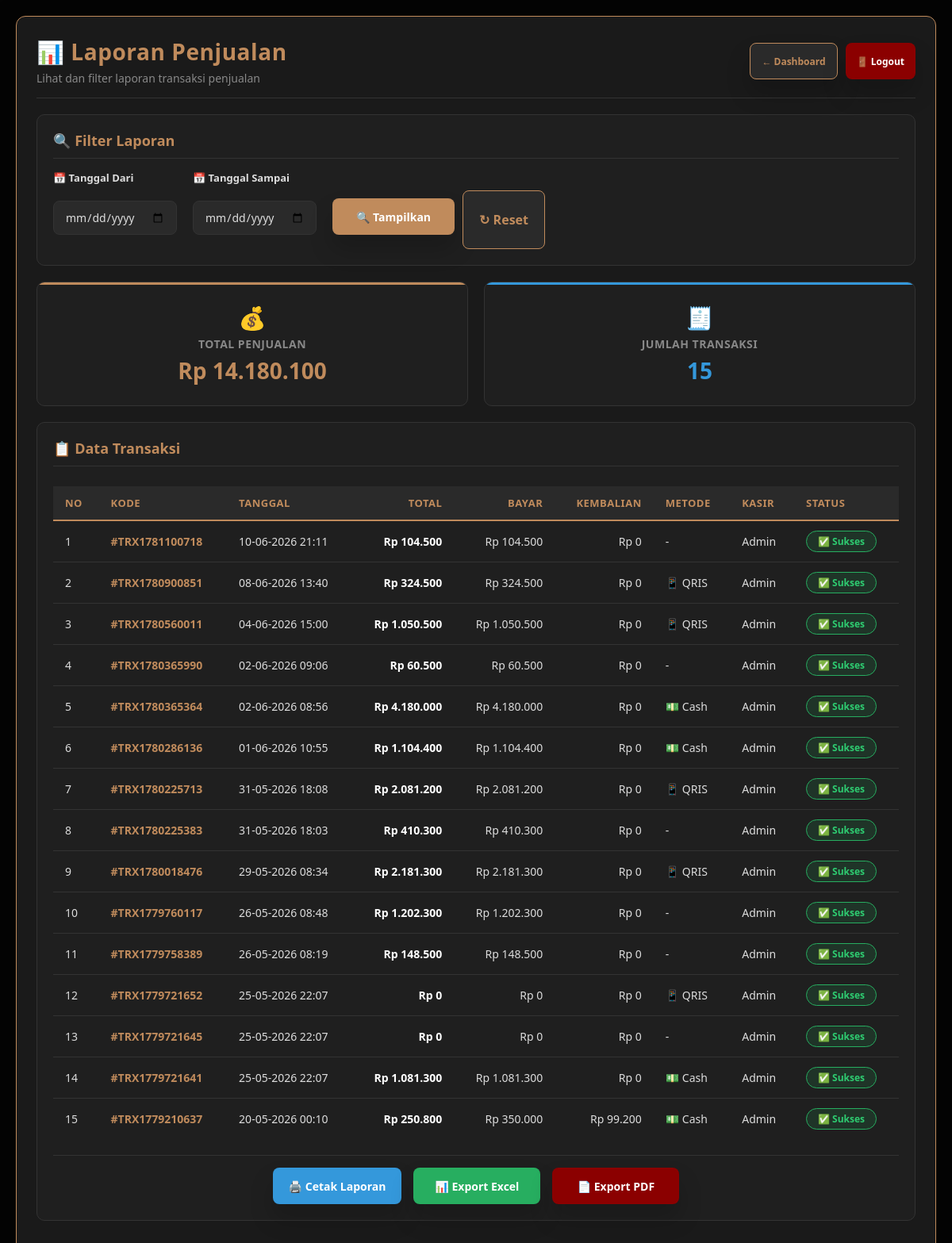
Page /admin/laporan.php (signed in) on the committed database.
### tables this page shows
CREATE TABLE `transaksi` (
  `id` int(11) NOT NULL,
  `kode_transaksi` varchar(30) DEFAULT NULL,
  `tanggal` datetime DEFAULT current_timestamp(),
  `total` int(11) NOT NULL,
  `bayar` int(11) NOT NULL,
  `kembalian` int(11) NOT NULL,
  `metode_pembayaran` varchar(50) DEFAULT NULL,
  `kasir` varchar(100) DEFAULT NULL
);

### admin/laporan.php (the view, shortened to what this page needs)
<?php
include '../fungsi.php';
$dari = $_GET['dari'] ?? '';
$sampai = $_GET['sampai'] ?? '';
$where = "";
$total = mysqli_fetch_assoc(mysqli_query($conn, "
    SELECT SUM(total) as grand_total,
           COUNT(*) as jumlah_transaksi
    FROM transaksi
    $where
"));
$query = mysqli_query($conn, "
    SELECT * FROM transaksi
    $where
    ORDER BY id DESC
");
$grandTotal = $total['grand_total'] ?? 0;
$jumlahTransaksi = $total['jumlah_transaksi'] ?? 0;
?>
<!DOCTYPE html>
<html lang="id">
<head>
    <link rel="stylesheet" href="../css/style-admin.css">
</head>
<body>
<div class="admin-container">
    <div class="page-header">
        <div>
            <h1>📊 Laporan Penjualan</h1>
            <div class="subtitle">Lihat dan filter laporan transaksi penjualan</div>
        </div>
        <div class="header-actions">
            <a href="index.php" class="btn btn-primary btn-sm">← Dashboard</a>
            <a href="../logout.php" class="btn btn-danger btn-sm">🚪 Logout</a>
        </div>
    </div>
    <div class="card">
        <div class="card-header">
            <h3>🔍 Filter Laporan</h3>
        </div>
        <form method="GET" class="filter-form">
            <div class="filter-group">
                <label for="dari">📅 Tanggal Dari</label>
                <input type="date" id="dari" name="dari" value="<?= htmlspecialchars($dari) ?>">
            </div>
            <div class="filter-group">
                <label for="sampai">📅 Tanggal Sampai</label>
                <input type="date" id="sampai" name="sampai" value="<?= htmlspecialchars($sampai) ?>">
            </div>
            <div class="filter-group" style="flex-direction:row; gap:10px;">
                <button type="submit" class="btn-filter">🔍 Tampilkan</button>
                <a href="laporan.php" class="btn-reset">↻ Reset</a>
            </div>
        </form>
    </div>
    <div class="summary-grid">
        <div class="summary-card border-gold">
            <div class="icon">💰</div>
            <div class="label">Total Penjualan</div>
            <div class="value gold">Rp <?= number_format($grandTotal, 0, ',', '.') ?></div>
        </div>
        <div class="summary-card border-blue">
            <div class="icon">🧾</div>
            <div class="label">Jumlah Transaksi</div>
            <div class="value blue"><?= $jumlahTransaksi ?></div>
        </div>
    </div>
    <div class="card">
        <div class="card-header">
            <h3>📋 Data Transaksi</h3>
        </div>
        <div class="table-wrapper">
            <?php if (mysqli_num_rows($query) == 0): ?>
                <div class="empty-state">📭 Belum ada transaksi</div>
            <?php else: ?>
                <table>
                    <thead>
                        <tr>
                            <th>No</th>
                            <th>Kode</th>
                            <th>Tanggal</th>
                            <th style="text-align:right;">Total</th>
                            <th style="text-align:right;">Bayar</th>
                            <th style="text-align:right;">Kembalian</th>
                            <th>Metode</th>
                            <th>Kasir</th>
                            <th>Status</th>
                        </tr>
                    </thead>
                    <tbody>
                        <?php
                        $no = 1;
                        while ($d = mysqli_fetch_assoc($query)):
                        ?>
                            <tr>
                                <td><?= $no++ ?></td>
                                <td><span class="kode-transaksi">#<?= htmlspecialchars($d['kode_transaksi']) ?></span></td>
                                <td><?= date('d-m-Y H:i', strtotime($d['tanggal'])) ?></td>
                                <td style="text-align:right; font-weight:600; color:#fff;">
                                    Rp <?= number_format($d['total'], 0, ',', '.') ?>
                                </td>
                                <td style="text-align:right;">
                                    Rp <?= number_format($d['bayar'], 0, ',', '.') ?>
                                </td>
                                <td style="text-align:right;">
                                    Rp <?= number_format($d['kembalian'], 0, ',', '.') ?>
                                </td>
                                <td>
                                    <?php if ($d['metode_pembayaran'] == 'Cash'): ?>
                                        💵 <?= htmlspecialchars($d['metode_pembayaran']) ?>
                                    <?php elseif ($d['metode_pembayaran'] == 'QRIS'): ?>
                                        📱 <?= htmlspecialchars($d['metode_pembayaran']) ?>
                                    <?php else: ?>
                                        <?= htmlspecialchars($d['metode_pembayaran'] ?: '-') ?>
                                    <?php endif; ?>
                                </td>
                                <td><?= htmlspecialchars($d['kasir'] ?: '-') ?></td>
                                <td>
                                    <span class="status-success">✅ Sukses</span>
                                </td>
                            </tr>
                        <?php endwhile; ?>
                    </tbody>
                </table>
            <?php endif; ?>
        </div>
        <div class="footer-actions">
            <a href="cetak_laporan.php?dari=<?= urlencode($dari) ?>&sampai=<?= urlencode($sampai) ?>" target="_blank" class="btn btn-info">
                🖨️ Cetak Laporan
            </a>
            <a href="cetak_excel.php?dari=<?= urlencode($dari) ?>&sampai=<?= urlencode($sampai) ?>" class="btn btn-success">
                📊 Export Excel
            </a>
            <a href="cetakPDF.php?dari=<?= urlencode($dari) ?>&sampai=<?= urlencode($sampai) ?>" class="btn btn-danger">
                📄 Export PDF
            </a>
        </div>
    </div>
</div>
</body>
</html>

### css/style-admin.css (style rules this page uses)
body { margin: 0; font-family: "Outfit", sans-serif; background: url("../poto/WhatsApp Image 2025-11-16 at 18.09.41_44c61466.jpg") center/cover fixed; color: #f6e7d8; background-attachment: fixed; }
body::before { content: ""; position: fixed; inset: 0; background: rgba(0, 0, 0, 0.72); z-index: -1; }
.admin-container { max-width: 1200px; margin: 40px auto; padding: 32px; background: rgba(23, 18, 15, 0.98); border-radius: 20px; border: 1px solid rgba(192, 139, 92, 0.35); box-shadow: 0 24px 80px rgba(0, 0, 0, 0.55); }
.admin-container, .login-box, .reg-box, .content-panel, .menu-panel, .struk-panel, .form-container { backdrop-filter: blur(14px); }
h1, h2 { text-align: center; color: #c08b5c; margin-top: 0; font-weight: 800; letter-spacing: 0.02em; }
.page-header { display: flex; flex-wrap: wrap; justify-content: space-between; align-items: center; gap: 20px; margin-bottom: 24px; }
.page-header h1 { margin: 0; font-size: 2.2rem; letter-spacing: 0.02em; }
button, input[type="submit"], input[type="reset"], .btn { display: inline-flex; align-items: center; justify-content: center; height: 46px; padding: 0 24px; background: linear-gradient(135deg, #c08b5c 0%, #f3d5a4 100%); color: #1a1a1a; text-decoration: none; border-radius: 14px; font-weight: 700; border: 1px solid rgba(255, 255, 255, 0.18); cursor: pointer; transition: transform 0.18s ease, box-shadow 0.18s ease, background 0.18s ease; font-size: 14px; white-space: nowrap; box-shadow: 0 18px 30px rgba(0, 0, 0, 0.18); }
.btn-success { background: linear-gradient(135deg, #27ae60 0%, #2ecc71 100%); color: white; }
.btn-danger { background: linear-gradient(135deg, #e74c3c 0%, #ff5b4e 100%); color: white; }
input, textarea, select, button, input[type="submit"], input[type="reset"] { width: 100%; padding: 14px 16px; margin: 10px 0 18px; background: #1d1915; border: 1px solid rgba(255, 255, 255, 0.18); border-radius: 12px; color: #f6e7d8; box-sizing: border-box; font-family: inherit; }
input::placeholder, textarea::placeholder { color: rgba(246, 231, 216, 0.65); }
button, input[type="submit"], input[type="reset"] { width: auto; }
.card { background: rgba(255, 255, 255, 0.05); border: 1px solid rgba(255, 255, 255, 0.12); border-radius: 18px; padding: 24px; margin-bottom: 24px; }
.page-header { display: flex; flex-wrap: wrap; justify-content: space-between; align-items: center; gap: 16px; margin-bottom: 24px; }
.page-header h1 { margin: 0; text-align: left; font-size: 2rem; }
label { font-weight: 600; color: #c08b5c; display: block; margin-bottom: 5px; text-align: left; }
table { width: 100%; border-collapse: collapse; margin-top: 10px; }
th, td { padding: 12px 15px; text-align: left; border-bottom: 1px solid rgba(255, 255, 255, 0.1); }
th { background-color: rgba(192, 139, 92, 0.2); color: #c08b5c; }
.btn-success { background: #27ae60; color: white; border: none; }
.btn-danger { background: #e74c3c; color: white; border: none; }

### rows in the picture
transaksi: kode_transaksi "TRX1781100718", tanggal "10-06-2026 21:11", total "104.500", bayar "104.500", kembalian "0", metode_pembayaran "-", kasir "Admin"
transaksi: kode_transaksi "TRX1780900851", tanggal "08-06-2026 13:40", total "324.500", bayar "324.500", kembalian "0", metode_pembayaran "QRIS", kasir "Admin"
transaksi: kode_transaksi "TRX1780560011", tanggal "04-06-2026 15:00", total "1.050.500", bayar "1.050.500", kembalian "0", metode_pembayaran "QRIS", kasir "Admin"
transaksi: kode_transaksi "TRX1780365990", tanggal "02-06-2026 09:06", total "60.500", bayar "60.500", kembalian "0", metode_pembayaran "-", kasir "Admin"
transaksi: kode_transaksi "TRX1780365364", tanggal "02-06-2026 08:56", total "4.180.000", bayar "4.180.000", kembalian "0", metode_pembayaran "Cash", kasir "Admin"
transaksi: kode_transaksi "TRX1780286136", tanggal "01-06-2026 10:55", total "1.104.400", bayar "1.104.400", kembalian "0", metode_pembayaran "Cash", kasir "Admin"
transaksi: kode_transaksi "TRX1780225713", tanggal "31-05-2026 18:08", total "2.081.200", bayar "2.081.200", kembalian "0", metode_pembayaran "QRIS", kasir "Admin"
transaksi: kode_transaksi "TRX1780225383", tanggal "31-05-2026 18:03", total "410.300", bayar "410.300", kembalian "0", metode_pembayaran "-", kasir "Admin"
transaksi: kode_transaksi "TRX1780018476", tanggal "29-05-2026 08:34", total "2.181.300", bayar "2.181.300", kembalian "0", metode_pembayaran "QRIS", kasir "Admin"
transaksi: kode_transaksi "TRX1779760117", tanggal "26-05-2026 08:48", total "1.202.300", bayar "1.202.300", kembalian "0", metode_pembayaran "-", kasir "Admin"
transaksi: kode_transaksi "TRX1779758389", tanggal "26-05-2026 08:19", total "148.500", bayar "148.500", kembalian "0", metode_pembayaran "-", kasir "Admin"
transaksi: kode_transaksi "TRX1779721652", tanggal "25-05-2026 22:07", total "0", bayar "0", kembalian "0", metode_pembayaran "QRIS", kasir "Admin"
transaksi: kode_transaksi "TRX1779721645", tanggal "25-05-2026 22:07", total "0", bayar "0", kembalian "0", metode_pembayaran "-", kasir "Admin"
transaksi: kode_transaksi "TRX1779721641", tanggal "25-05-2026 22:07", total "1.081.300", bayar "1.081.300", kembalian "0", metode_pembayaran "Cash", kasir "Admin"
transaksi: kode_transaksi "TRX1779210637", tanggal "20-05-2026 00:10", total "250.800", bayar "350.000", kembalian "99.200", metode_pembayaran "Cash", kasir "Admin"

### other values in the picture
$grandTotal "14.180.100"
$jumlahTransaksi "15"
